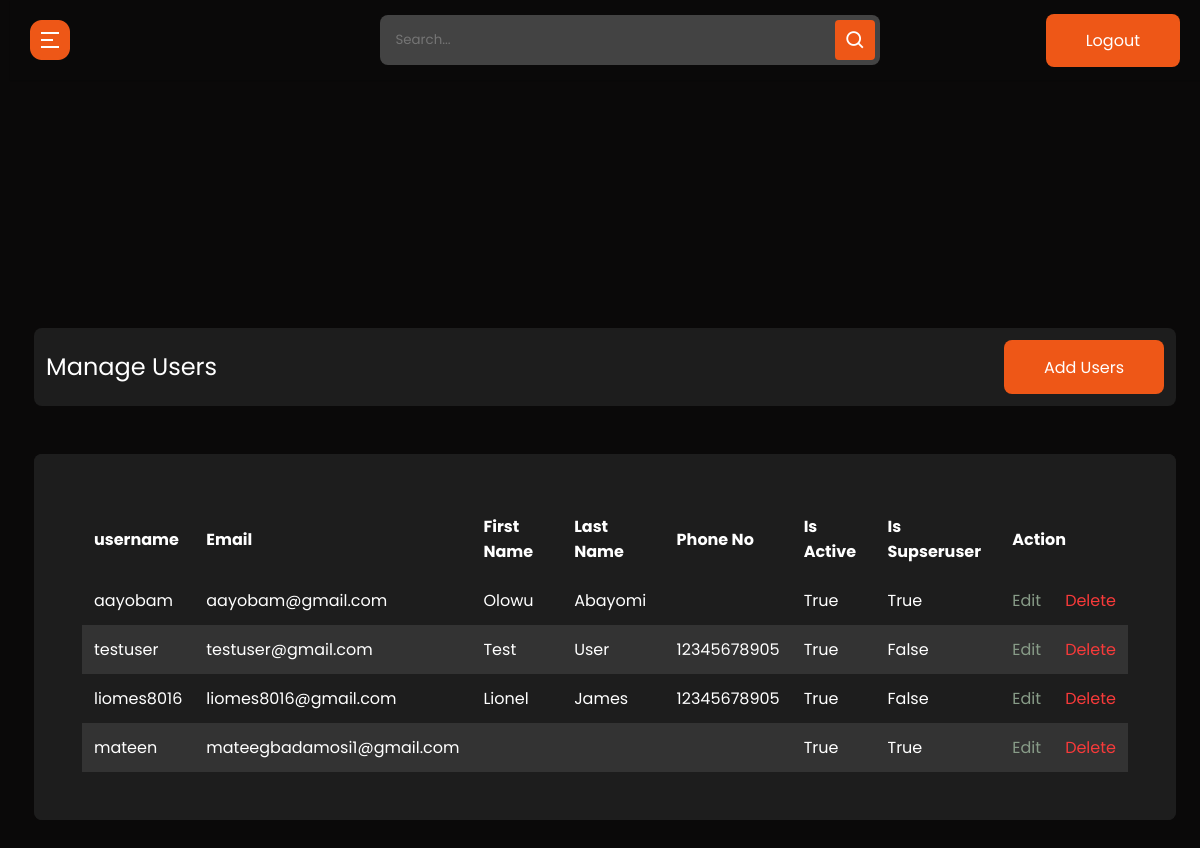
Page /admin-user-list/ (signed in) on the earlier database version.
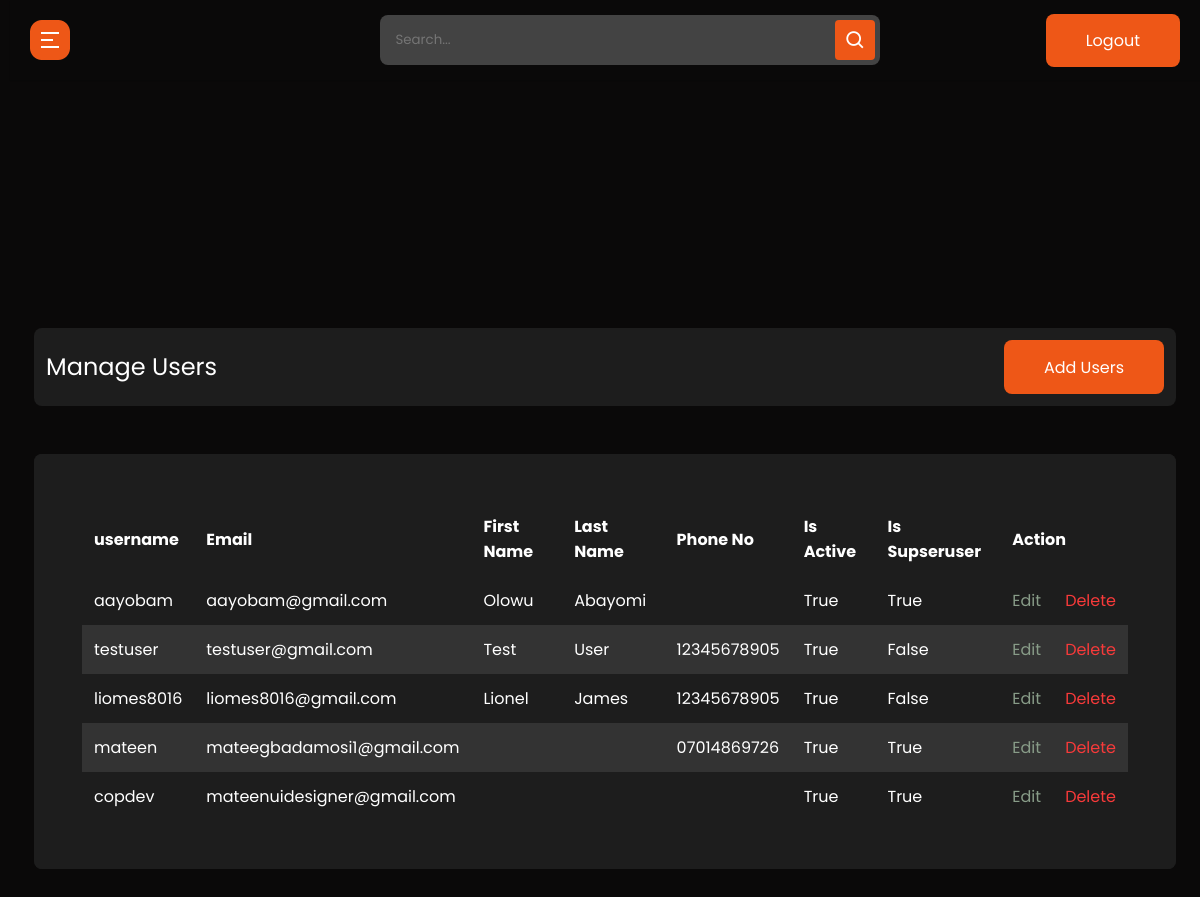
Same page on the later database version.
### userprolog/models.py (models this page shows, shortened)
class User(AbstractBaseUser, PermissionsMixin):
    id = models.UUIDField(primary_key=True, default=uuid.uuid4, editable=False, unique=True)
    username = models.CharField(max_length=200, unique=True, blank=True)
    email = models.EmailField(max_length=200, unique=True, blank=False)
    first_name = models.CharField(max_length=200, blank=True)
    last_name = models.CharField(max_length=200, blank=True)
    phone_no = models.CharField(max_length=11,validators=[MaxLengthValidator(11)])
    profile_picture = models.ImageField(upload_to="images/profile_image",default="default_user_image.jpeg", blank=True, null=True)
    is_active = models.BooleanField(default=False)
    is_staff = models.BooleanField(default=False)
    is_superuser = models.BooleanField(default=False)
    date_joined = models.DateTimeField(auto_now_add=True)
    created = models.DateTimeField(auto_now_add=True)
    updated = models.DateTimeField(auto_now=True)
    objects = UserManager()
    EMAIL_FIELD = 'email'
    USERNAME_FIELD = 'username'
    REQUIRED_FIELDS = ['email',]

### cms/decorators.py (the view)
        def wrapper_func(request, *args, **kwargs):
            group = None
            if request.user.groups.exists():
                group = request.user.groups.all()[0].name
            if group in allowed_roles:
                return view_func(request, *args, **kwargs)
            else:
                return redirect("unauthorized-page")

### cms/views.py (called while the page is built)
@login_required(login_url='admin-login')
@allowed_user(allowed_roles=['admin'])
@admin_only
def admin_user_list(request):
    template_name = "cms/admin-user/index.html"
    users = User.objects.all()
    context = {"users":users}
    return render(request, template_name, context)

### cms/templates/cms/admin-user/index.html
{% extends 'admin_base.html' %}
{% load static %}
{% block content %}
  <section class="panel-section" style=margin-top:-700px>
    <div class="panel-content">
      <div class="page-wrapper admin-wrapper">
        <section class="alt-nav">
            <h4>Manage Users</h4>
            <a href="{% url 'admin-create-user' %}" class="btn">Add Users</a>
        </section>
        <div class="content-container">
          <section class="trade-table">
              <table>
                <thead>
                  <tr>
                    <th scope="col">username</th>
                    <th scope="col">Email</th>
                    <th scope="col">First Name</th>
                    <th scope="col">Last Name</th>
                    <th scope="col">Phone No</th>
                    <th scope="col">Is Active</th>
                    <th scope="col">Is Supseruser</th>
                    <th scope="col" colspan="2">Action</th>
                  </tr>
                </thead>
                <tbody>
                  {% for user in users %}
                    <tr>
                      <td data-label="Username">{{ user.username }}</td>
                      <td data-label="Email">{{ user.email }}</td>
                      <td data-label="First Name">{{ user.first_name|title }}</td>
                      <td data-label="Last Name">{{ user.last_name|title }}</td>
                      <td data-label="Phone No">{{ user.phone_no}}</td>
                      <td data-label="Is Active">{{ user.is_active}}</td>
                      <td data-label="Is Supseruser">{{ user.is_superuser }}</td>
                      <td data-label="Action"><a href="{% url 'admin-update-user' user.id %}" class="edit">Edit</a></td>
                      <td data-label="Action"><a href="{% url 'admin-delete-user' user.id %}" class="delete">Delete</a></td>
                    </tr>
                  {% endfor %}
                </tbody>
              </table>
          </section>
        </div>
      </div>
    </div>
  </section>
{% endblock content %}

Differences in the rows shown:
changed User "mateen": phone_no (not shown) → "07014869726"
added User: username "copdev", email "mateenuidesigner@gmail.com", is_active "True", is_superuser "True"
